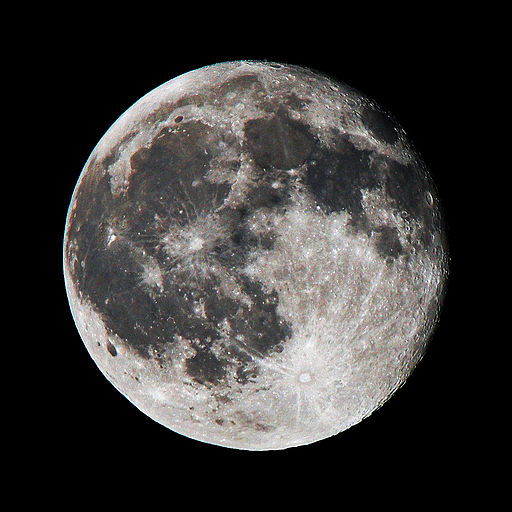
%> input picture week-3/MATLAB/moon.jpg, 512 x 512 px
$ octave median_filter.m   (GNU Octave 9; MATLAB toolbox functions it lacks are replaced by stand-ins)
%> lines starting %> are read from the running program, lines starting %| are printed output that depends on the picture
%load image using imread
img = rgb2gray(imread('moon.jpg'));
%> img: size 512x512 uint8; min 0, max 255, mean 56.5

figure(1);
imshow(img);

%apply salt and pepper noise to image using imnoise
noisy_img = imnoise(img,'salt & pepper',0.02);
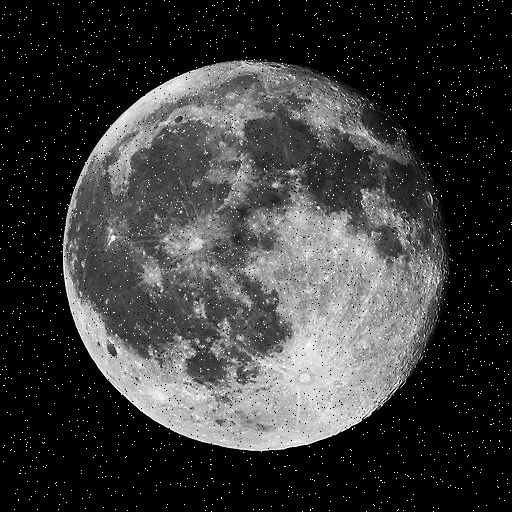
%> noisy_img: size 512x512 uint8; min 0, max 255, mean 57.9
figure(2);
imshow(noisy_img);

%apply median filter to filter out the noise
median_img = medfilt2(noisy_img);
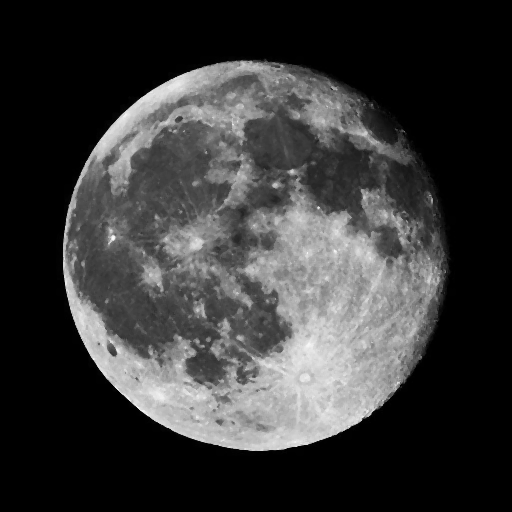
%> median_img: size 512x512 uint8; min 0, max 251, mean 56.1
figure(3);
imshow(median_img);

%Optional: Check output incase of gaussian filter
hsize = 31;
sigma = 1;
h=fspecial('gaussian',hsize,sigma);
gauss_img = imfilter(noisy_img,h);
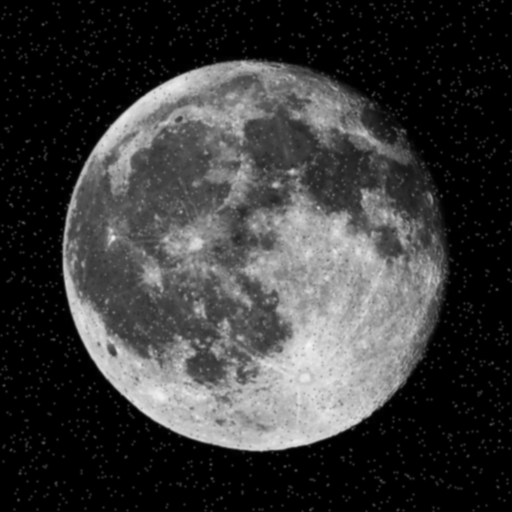
%> gauss_img: size 512x512 uint8; min 0, max 244, mean 57.9
figure(4);
imshow(gauss_img);
